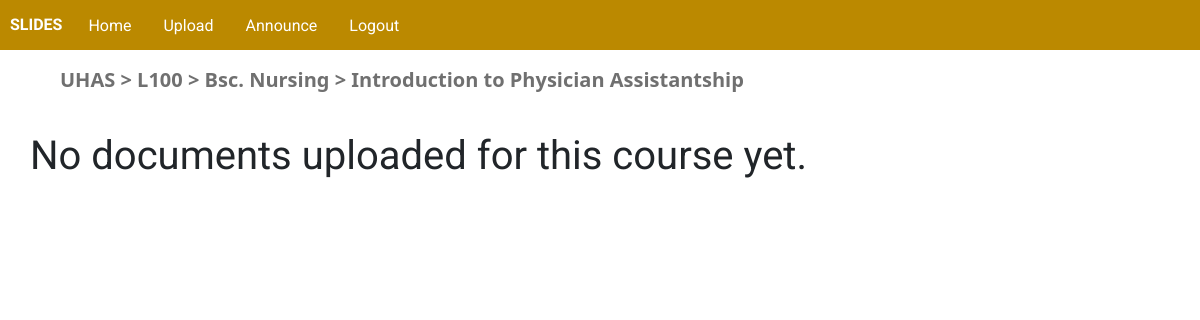
Screenshot of /course/2 (signed in) with the database file from the repository.
### slides/models.py (models this page shows, shortened)
class User(AbstractUser):
    university = models.ForeignKey(University, on_delete=models.CASCADE)
    school = models.ForeignKey(School, on_delete=models.CASCADE)
    program = models.ForeignKey(Program, on_delete=models.CASCADE)
    level = models.ForeignKey(Level, on_delete=models.CASCADE, default=1)

class University(models.Model):
    university = models.CharField(max_length=100)
    class Meta:
        verbose_name_plural = "universities"

class Level(models.Model):
    program = models.ForeignKey(Program, on_delete=models.CASCADE, related_name="pro")
    level = models.IntegerField()
    year = models.IntegerField()

class Program(models.Model):
    school = models.ForeignKey(School, on_delete=models.CASCADE, related_name='sch')
    program = models.CharField(max_length=100)

class Course(models.Model):
    level = models.ForeignKey(Level, on_delete=models.CASCADE, related_name="lvl", default=1)
    course_code = models.CharField(max_length=20)
    course = models.CharField(max_length=500)

### slides/views.py (the view)
# urls.py: path("course/<course_id>", views.course, name="course"),
@login_required
def course(request, course_id):
    documents = Document.objects.filter(course=course_id)
    course = Course.objects.get(pk=course_id)
    return render(request, "slides/course.html", {
        "documents": documents,
        "user": request.user,
        "course":course
    })

### slides/templates/slides/course.html (shortened to what this page needs)
{% extends "slides/layout.html" %}
{% load static %}
{% load custom_template_tags %}
{% block body %}
    <div>
        <div class="section-container">
            <div id="section-label">
                <p class="label-text">
                    {{ user.university.university }}
                    >
                    L{{ user.level.level }}
                    >
                    {{user.program.program}}
                    >
                    {{course.course}}</p>
            </div>
            {% if not documents %}
                <div class="no-data">
                    No documents uploaded for this course yet.
                </div>
            {% endif %}
        </div>
    </div>
{% endblock %}

### slides/templates/slides/layout.html (shortened to what this page needs)
{% load static %}
<!DOCTYPE html>
<html lang="en">
    <head>
        <link rel="stylesheet" href="https://maxcdn.bootstrapcdn.com/bootstrap/4.0.0/css/bootstrap.min.css"
>
        <link media="screen and (min-width: 600px)" href="{% static 'slides/styles.css' %}" rel="stylesheet">
        <link rel="stylesheet" media="screen and (max-width: 600px)" href="{% static 'slides/styles-mobile.css' %}">
    </head>
    <body>
        <div id="page">
            <nav id="nav-el">
                <label id="logo">SLIDES</label>
                <div id="nav-items">
                    <ul class="menu">
                        {% if user.is_authenticated %}
                        <li><a href="{% url 'index' %}">Home</a></li>
                        <li><a href="{% url 'upload' %}">Upload</a></li>
                        <li><a href="{% url 'announce' %}">Announce</a></li>
                        <li><a href="{% url 'logout' %}">Logout</a></li>
                        {% else %}
                        <li><a href="{% url 'register' %}">Register</a></li>
                        <li><a href="{% url 'login' %}">Login</a></li>
                        {% endif %}
                    </ul>
                </div>
            </nav>
            <div class="body">
                {% block body %}
                {% endblock %}
            </div>
        </div>
    </body>
</html>

### slides/static/slides/styles.css (style rules this page uses)
.no-data { margin-left: 30px; font-size: 40px; font-family: "roboto", sans-serif; }
body { padding: 0px; margin: 0px; width: 100%; }
#page { min-height: 100vh; position: relative; padding-bottom: 50px; }
.label-text, .section-container #section-label { font-family: Segoe UI, Frutiger, Frutiger Linotype, Dejavu Sans, Helvetica Neue, Arial, sans-serif; font-weight: bold; font-size: 20px; color: #707070; margin-left: 30px; line-height: 60px; }
#nav-el { background: #BB8900; display: flex; height: 50px; }
#nav-el #logo { font-family: "Exo 2", sans-serif; color: white; margin-top: auto; margin-bottom: auto; margin-left: 10px; font-weight: bold; margin-right: 10px; }
#nav-el .menu { list-style-type: none; margin: 0; padding: 0; width: 100%; display: flex; height: 50px; background-color: #BB8900; overflow: hidden; }
#nav-el .menu li { display: inline; float: left; }
#nav-el .menu li a { display: block; padding: 8px; text-decoration: none; color: white; text-align: center; padding: 14px 16px; font-family: "Roboto", sans-serif; }

### slides/static/slides/styles-mobile.css (style rules this page uses)
#logo { font-family: "Exo 2", sans-serif; color: white; margin-top: auto; margin-bottom: auto; margin-left: 10px; }
.no-data { margin-left: 10px; font-size: 40px; font-family: "roboto", sans-serif; }
body { padding: 0px; margin: 0px; width: 100%; }
#page { min-height: 100vh; position: relative; padding-bottom: 50px; }
#nav-el { margin: 0px; padding: 0px; height: 50px; background-color: #BB8900; position: sticky; position: -webkit-sticky; top: 0px; width: 100%; }
#nav-el #nav-items { position: fixed; width: 100%; top: -290px; transition: all 0.5s; }
#nav-el #logo { font-family: "Exo 2", sans-serif; font-size: 20px; color: white; margin-left: 20px; line-height: 50px; }
#nav-el .menu { background-color: #AB7D00; margin: 0px; list-style-type: none; width: auto; padding-left: 0px; margin-right: 0px; }
#nav-el .menu li { padding-top: 15px; padding-bottom: 15px; width: 100%; list-style-type: none; padding-left: 0px; }
#nav-el .menu li a { text-decoration: none; color: white; font-family: "Roboto", sans-serif; font-size: 20px; padding-left: 20px; padding-right: 100%; padding-top: 15px; padding-bottom: 15px; }
.label-text { font-family: "Lato", sans-serif; font-weight: bold; font-size: 20px; color: #707070; margin-left: 10px; margin-bottom: 5px; margin-top: 5px; }

### rows the page displays
User: university.university "UHAS", level.level "100", program.program "Bsc. Nursing"
Course: course "Introduction to Physician Assistantship"
